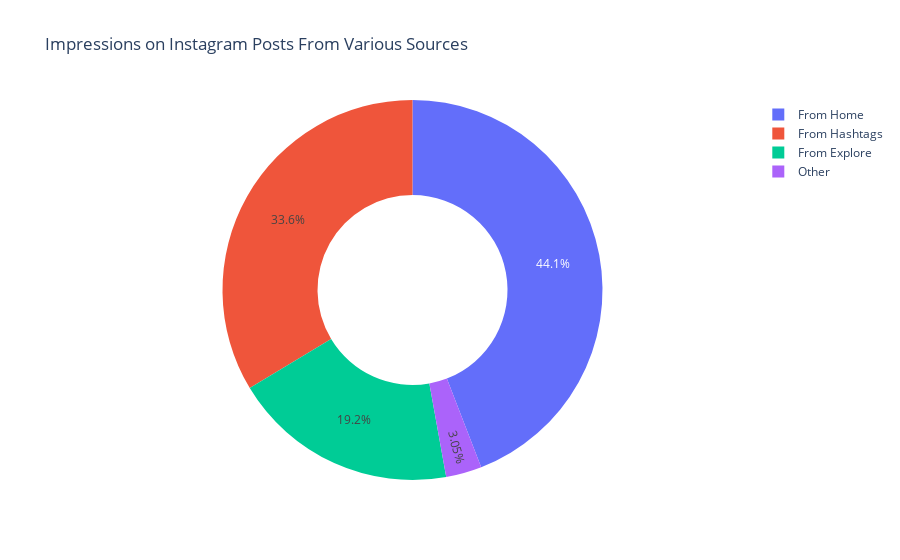

The notebook cell saved with this chart:
### Code cell
home = data["From Home"].sum()
hashtags = data["From Hashtags"].sum()
explore = data["From Explore"].sum()
other = data["From Other"].sum()

labels = ['From Home','From Hashtags','From Explore','Other']
values = [home, hashtags, explore, other]

fig = px.pie(data, values=values, names=labels, 
             title='Impressions on Instagram Posts From Various Sources', hole=0.5)
fig.show()

### Figure 1 — Plotly figure (JSON) as saved in the notebook; plotly's stock layout.template omitted (floating-point values rounded to 4 significant figures)
{"data": [{"domain": {"x": [0, 1], "y": [0, 1]}, "hole": 0.5, "hovertemplate": "label=%{label}<br>value=%{value}<extra></extra>", "labels": ["From Home", "From Hashtags", "From Explore", "Other"], "legendgroup": "", "name": "", "showlegend": true, "type": "pie", "values": [294619, 224614, 128294, 20360]}], "layout": {"legend": {"tracegroupgap": 0}, "title": {"text": "Impressions on Instagram Posts From Various Sources"}}}
